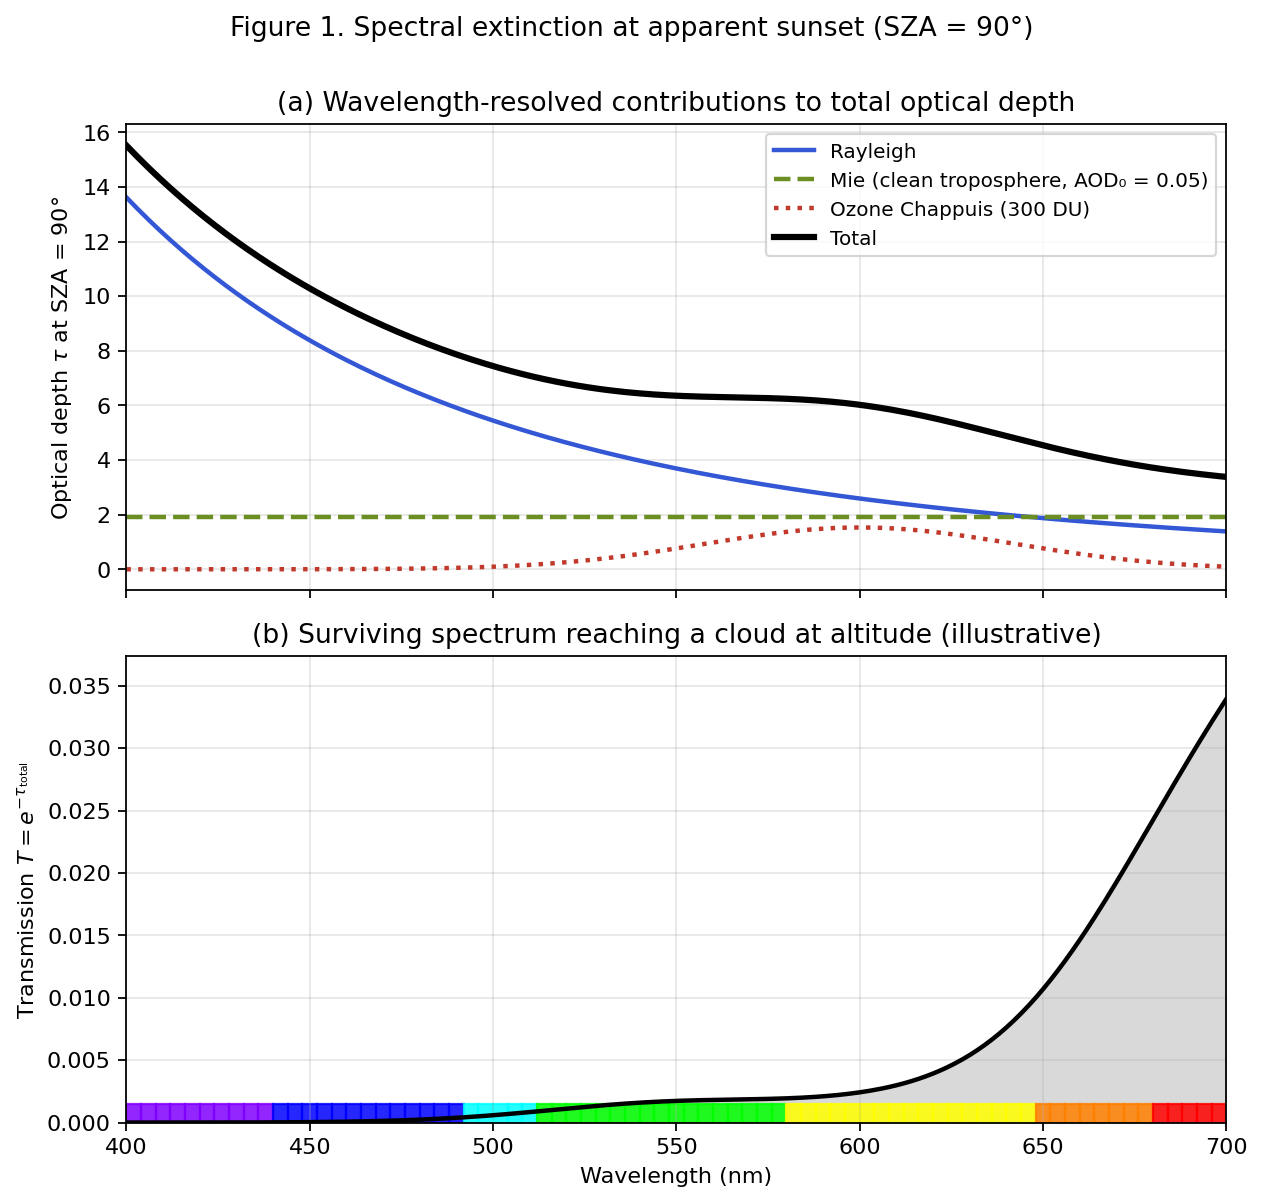

Write the Python code that produced this figure.
"""Figure 1: Spectral extinction at sunset (SZA = 90°).

Plots Rayleigh, Mie (clean troposphere), and ozone Chappuis contributions
to total optical depth across the visible spectrum, plus the resulting
transmission $T = e^{-\\tau_{total}}$.

Approximations used (illustrative, not for quantitative reference):
- Rayleigh: standard atmosphere zenith formula (Bodhaine et al. 1999 form),
  scaled by Kasten-Young air mass m = 38 at SZA = 90°.
- Mie: clean-atmosphere wavelength-independent zenith AOD = 0.05.
- Ozone Chappuis: Gaussian approximation centered 600 nm with peak
  sigma = 5e-21 cm²/molecule (consistent with Brion et al. 1998 measurements);
  total ozone column 300 DU.

Usage: uv run python research/paper/figures/fig1_extinction_spectrum.py
"""
from pathlib import Path

import matplotlib.pyplot as plt
import numpy as np


def main() -> None:
    lam_nm = np.linspace(400, 700, 301)
    lam_um = lam_nm / 1000.0

    m_sza90 = 38.0  # Kasten-Young air mass at SZA = 90°

    # Rayleigh: Bodhaine-form approximation at zenith, scaled by air mass.
    tau_R = 0.008569 * lam_um ** -4 * (1 + 0.0113 * lam_um ** -2) * m_sza90

    # Mie (clean troposphere): wavelength-independent at this approximation level.
    tau_Mie = np.full_like(lam_nm, 0.05 * m_sza90)

    # Ozone Chappuis: Gaussian approximation; cross-section ~5e-21 at 600 nm.
    sigma_O3 = 5e-21 * np.exp(-((lam_nm - 600.0) / 60.0) ** 2)
    N_O3 = 300.0 * 2.687e16  # 300 DU in molecules/cm^2
    tau_O3 = sigma_O3 * N_O3 * m_sza90

    tau_total = tau_R + tau_Mie + tau_O3
    transmission = np.exp(-tau_total)

    fig, (ax1, ax2) = plt.subplots(2, 1, figsize=(8, 7.5), sharex=True)

    ax1.plot(lam_nm, tau_R, color="#3457D5", linewidth=2.0, label="Rayleigh")
    ax1.plot(lam_nm, tau_Mie, color="#6B8E23", linewidth=2.0, linestyle="--", label="Mie (clean troposphere, AOD₀ = 0.05)")
    ax1.plot(lam_nm, tau_O3, color="#C0392B", linewidth=2.0, linestyle=":", label="Ozone Chappuis (300 DU)")
    ax1.plot(lam_nm, tau_total, color="black", linewidth=2.8, label="Total")
    ax1.set_ylabel(r"Optical depth $\tau$ at SZA = 90°")
    ax1.legend(loc="upper right", fontsize=9)
    ax1.grid(True, alpha=0.3)
    ax1.set_title("(a) Wavelength-resolved contributions to total optical depth")

    ax2.plot(lam_nm, transmission, color="black", linewidth=2.0)
    ax2.fill_between(lam_nm, 0, transmission, color="black", alpha=0.15)
    ax2.set_xlabel("Wavelength (nm)")
    ax2.set_ylabel(r"Transmission $T = e^{-\tau_{\rm total}}$")
    ax2.set_xlim(400, 700)
    ax2.set_ylim(0, max(transmission) * 1.1)
    ax2.grid(True, alpha=0.3)
    ax2.set_title("(b) Surviving spectrum reaching a cloud at altitude (illustrative)")

    # Color band strip beneath panel (b)
    for nm in np.arange(400, 700, 4):
        if nm < 440:
            color = (0.5, 0.0, 1.0)
        elif nm < 490:
            color = (0.0, 0.0, 1.0)
        elif nm < 510:
            color = (0.0, 1.0, 1.0)
        elif nm < 580:
            color = (0.0, 1.0, 0.0)
        elif nm < 645:
            color = (1.0, 1.0, 0.0)
        elif nm < 680:
            color = (1.0, 0.5, 0.0)
        else:
            color = (1.0, 0.0, 0.0)
        ax2.axvspan(nm, nm + 4, ymin=0.0, ymax=0.04, color=color, alpha=0.85)

    fig.suptitle("Figure 1. Spectral extinction at apparent sunset (SZA = 90°)", y=1.0)
    fig.tight_layout()

    out = Path(__file__).parent / "fig1_extinction_spectrum.png"
    fig.savefig(out, dpi=160, bbox_inches="tight")
    print(f"wrote {out}")


if __name__ == "__main__":
    main()
